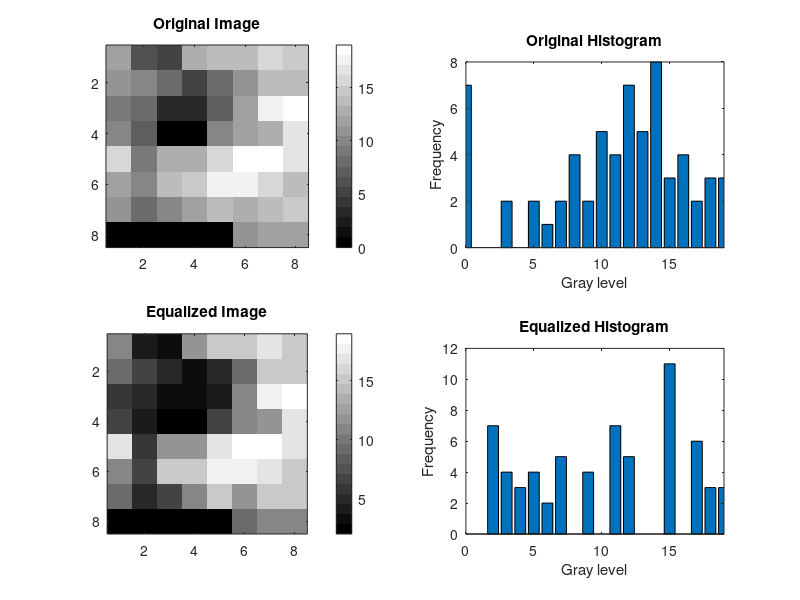

Write the MATLAB code that produced this figure.
clear; clc; close all;

c = [12 6 5 13 14 14 16 15;
     11 10 8 5 8 11 14 14;
      9 8 3 3 7 12 18 19;
     10 7 0 0 10 12 13 17;
     16 9 13 13 16 19 19 17;
     12 10 14 15 18 18 16 14;
     11 8 10 12 14 13 14 15;
      0 0 0 0 0 11 12 12];

L = 20;          
[M, N] = size(c);
n = M * N;

%計算 histogram
h = zeros(1, L);
for i = 1:M
    for j = 1:N
        level = c(i,j);
        h(level+1) = h(level+1) + 1;
    end
end

%計算累積 histogram 並做映射
cdf = zeros(1, L);
cdf(1) = h(1) / n;
for k = 2:L
    cdf(k) = cdf(k-1) + h(k) / n;
end

% 3.四捨五入
T = round((L-1) * cdf);

% 產生等化後影像
g = zeros(M, N);
for i = 1:M
    for j = 1:N
        g(i,j) = T(c(i,j)+1);
    end
end

% 5. 計算等化後 histogram
h2 = zeros(1, L);
for i = 1:M
    for j = 1:N
        level = g(i,j);
        h2(level+1) = h2(level+1) + 1;
    end
end

% 6. 顯示結果
figure;

subplot(2,2,1);
imagesc(c);
colormap(gray(L));
colorbar;
axis image;
title('Original Image');

subplot(2,2,2);
bar(0:L-1, h);
xlim([0 L-1]);
xlabel('Gray level');
ylabel('Frequency');
title('Original Histogram');

subplot(2,2,3);
imagesc(g);
colormap(gray(L));
colorbar;
axis image;
title('Equalized Image');

subplot(2,2,4);
bar(0:L-1, h2);
xlim([0 L-1]);
xlabel('Gray level');
ylabel('Frequency');
title('Equalized Histogram');
